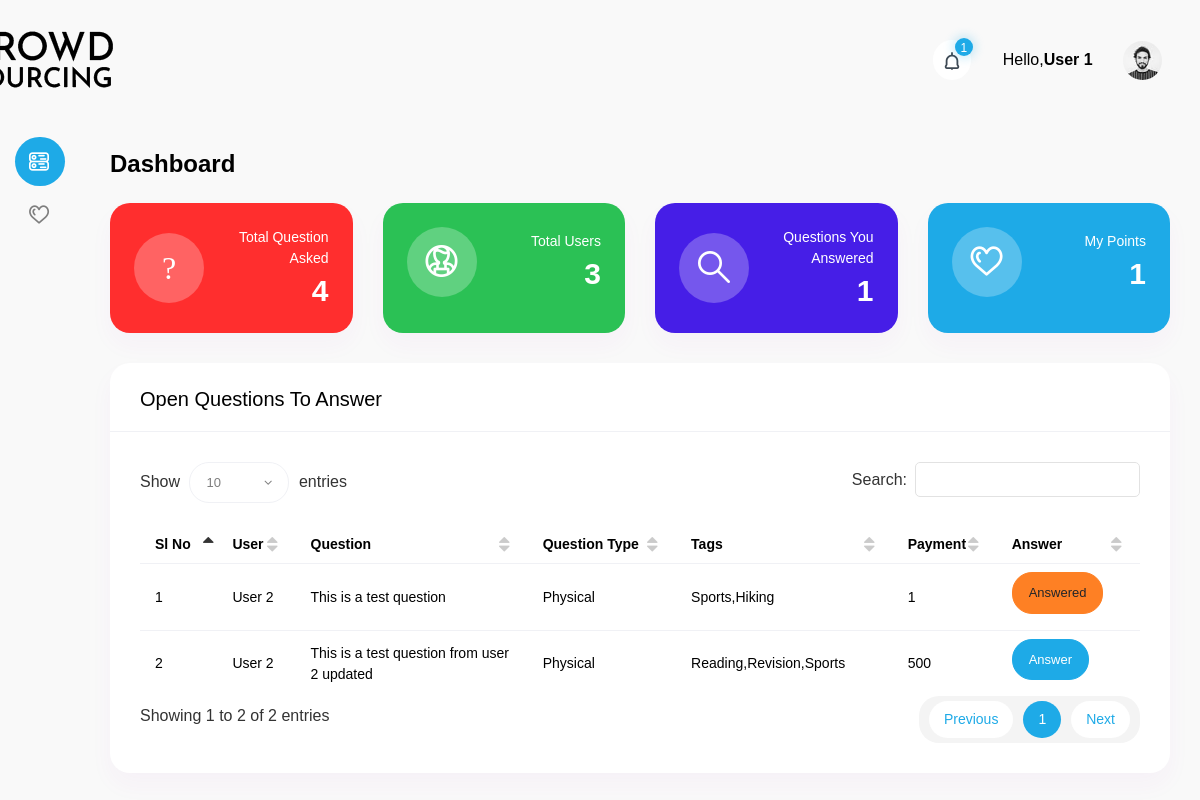
/Dashboard (signed in), run on an earlier commit of the app's database.
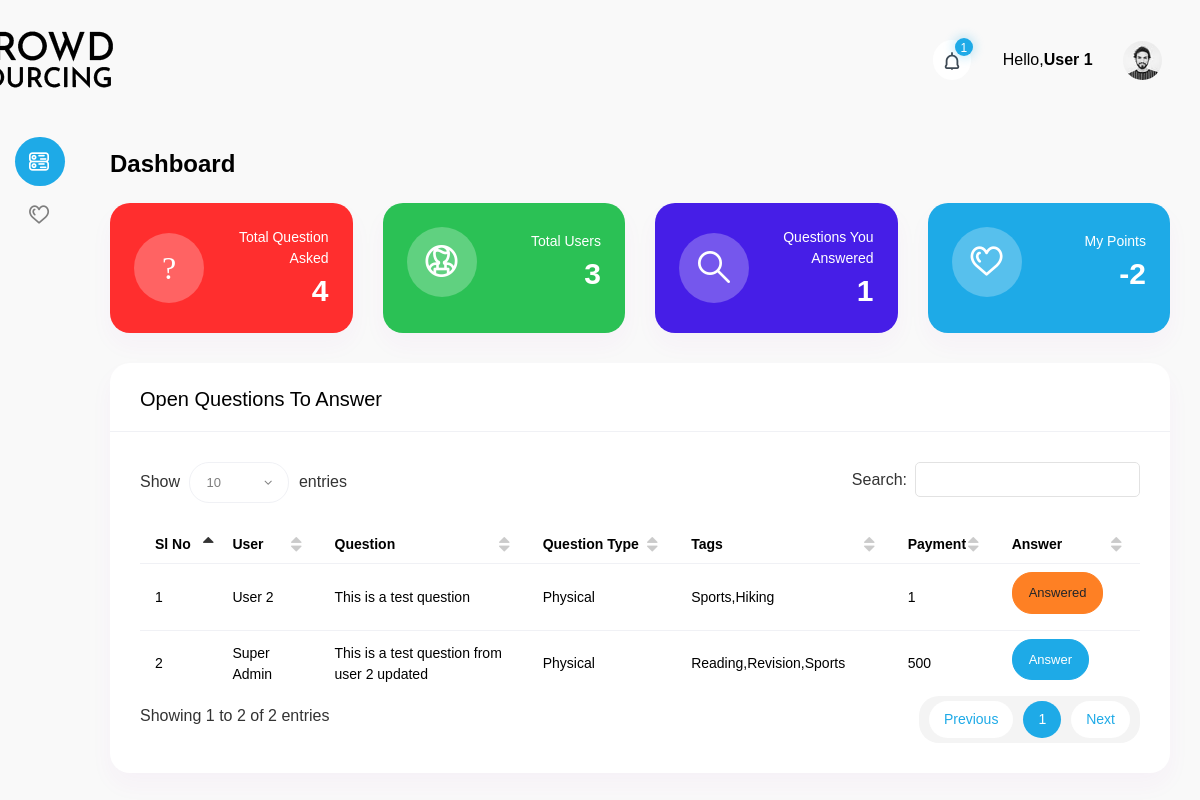
And on a later commit of the database.
### tables this page shows
CREATE TABLE `user` (
  `user_id` int(11) NOT NULL,
  `user_name` varchar(255) NOT NULL,
  `user_email` varchar(255) NOT NULL,
  `password` varchar(1000) NOT NULL,
  `college` varchar(255) NOT NULL,
  `major` varchar(255) NOT NULL,
  `hall` varchar(255) NOT NULL,
  `society` varchar(255) NOT NULL,
  `gender` varchar(255) NOT NULL,
  `age` int(10) NOT NULL,
  `indoor` varchar(255) NOT NULL,
  `outdoor` varchar(255) NOT NULL,
  `request_type` varchar(255) NOT NULL,
  `user_type` int(10) NOT NULL DEFAULT 1,
  `status` int(10) NOT NULL DEFAULT 1,
  `updated_at` datetime NOT NULL
);

CREATE TABLE `question` (
  `question_id` int(11) NOT NULL,
  `user_id` int(11) NOT NULL,
  `question` text NOT NULL,
  `type` varchar(255) NOT NULL,
  `tags` varchar(255) NOT NULL,
  `method` varchar(255) NOT NULL,
  `payment` int(10) NOT NULL,
  `waiting_time` varchar(255) NOT NULL,
  `inserted_at` datetime NOT NULL,
  `updated_at` datetime NOT NULL
);

CREATE TABLE `question_type` (
  `id` int(11) NOT NULL,
  `question_type` varchar(255) NOT NULL
);

### include/dbController.php (called while the page is built, shortened)
<?php
class DBController {
    private $host = "localhost";
    private $user = "root";
    private $password = "";
    private $database = "crowd_sourcing";
    private $conn;
    function __construct() {
        $this->conn = $this->connectDB();
    }
    function connectDB() {
        $conn = mysqli_connect($this->host,$this->user,$this->password,$this->database);
        return $conn;
    }
    function runQuery($query) {
        $result = mysqli_query($this->conn,$query);
        while($row=mysqli_fetch_assoc($result)) {
            $resultset[] = $row;
        }
        if(!empty($resultset))
            return $resultset;
    }
    function numRows($query) {
        $result  = mysqli_query($this->conn,$query);
        $rowcount = mysqli_num_rows($result);
        return $rowcount;
    }
}

### dashboard.php (the view, shortened to what this page needs)
<?php
require_once("include/dbController.php");
$db_handle = new DBController();
$userid = $_SESSION['userid'];
?>
<!DOCTYPE html>
<html lang="en">
<head>
    <?php include('include/css.php'); ?>
</head>
<body>
<div id="main-wrapper">
    <?php include('include/header.php'); ?>
    <?php include('include/sidebar.php'); ?>
    <div class="content-body">
        <div class="container-fluid">
            <div class="form-head mb-4">
                <h2 class="text-black font-w600 mb-0">Dashboard</h2>
            </div>
            <div class="row">
                <div class="col-xl-12">
                    <div class="row">
                        <div class="col-xl-3 col-lg-6 col-sm-6">
                            <div class="widget-stat card bg-danger">
                                <div class="card-body  p-4">
                                    <div class="media">
									<span class="mr-3">
										<i class="flaticon-381-calendar-1"></i>
									</span>
                                        <div class="media-body text-white text-right">
                                            <p class="mb-1">Total Question Asked</p>
                                            <?php
                                            $total_question = $db_handle->runQuery("select count('question_id') as number from question");
                                            ?>
                                            <h3 class="text-white"><?php echo $total_question[0]['number']; ?></h3>
                                        </div>
                                    </div>
                                </div>
                            </div>
                        </div>
                        <div class="col-xl-3 col-lg-6 col-sm-6">
                            <div class="widget-stat card bg-success">
                                <div class="card-body p-4">
                                    <div class="media">
									<span class="mr-3">
										<i class="flaticon-381-user-1"></i>
									</span>
                                        <div class="media-body text-white text-right">
                                            <p class="mb-1">Total Users</p>
                                            <?php
                                            $total_user = $db_handle->runQuery("select count('user_id') as number from user");
                                            ?>
                                            <h3 class="text-white"><?php echo $total_user[0]['number']; ?></h3>
                                        </div>
                                    </div>
                                </div>
                            </div>
                        </div>
                        <div class="col-xl-3 col-lg-6 col-sm-6">
                            <div class="widget-stat card bg-info">
                                <div class="card-body p-4">
                                    <div class="media">
									<span class="mr-3">
										<i class="flaticon-381-search-2"></i>
									</span>
                                        <div class="media-body text-white text-right">
                                            <p class="mb-1">Questions You Answered</p>
                                            <?php
                                            $answer = $db_handle->runQuery("SELECT COUNT(answer_id) as answer from answer WHERE user_id = '$userid'");
                                            ?>
                                            <h3 class="text-white"><?php echo $answer[0]['answer'];?></h3>
                                        </div>
                                    </div>
                                </div>
                            </div>
                        </div>
                        <div class="col-xl-3 col-lg-6 col-sm-6">
                            <div class="widget-stat card bg-primary">
                                <div class="card-body p-4">
                                    <div class="media">
									<span class="mr-3">
										<i class="flaticon-381-heart"></i>
									</span>
                                        <div class="media-body text-white text-right">
                                            <p class="mb-1">My Points</p>
                                            <?php
                                            $points = $db_handle->runQuery("SELECT SUM(points) as point FROM `answer` where user_id = '$userid'");
                                            ?>
                                            <h3 class="text-white"><?php echo $points[0]['point'];?></h3>
                                        </div>
                                    </div>
                                </div>
                            </div>
                        </div>
                    </div>
                </div>
                <div class="col-12">
                    <div class="card">
                        <div class="card-header">
                            <h4 class="card-title">Open Questions to Answer</h4>
                        </div>
                        <div class="card-body">
                            <div class="table-responsive">
                                <table id="example3" class="display min-w850">
                                    <thead>
                                    <tr>
                                        <th>Sl No</th>
                                        <th>User</th>
                                        <th>Question</th>
                                        <th>Question Type</th>
                                        <th>Tags</th>
                                        <th>Payment</th>
                                        <th>Answer</th>
                                    </tr>
                                    </thead>
                                    <tbody>
                                    <?php
                                    $select_question = $db_handle->runQuery("SELECT * FROM question,question_type,user where question.method = '1' and question.user_id != '$userid' and question.type = question_type.id AND question.user_id = user.user_id order by question.question_id desc");
                                    $no_select_question = $db_handle->numRows("SELECT * FROM question,question_type,user where question.method = '1' and question.user_id != '$userid' and question.type = question_type.id AND question.user_id = user.user_id order by question.question_id desc");
                                    for($j=0;$j<$no_select_question;$j++){
                                        ?>
                                        <tr>
                                            <td><?php echo $j+1;?></td>
                                            <td><?php echo $select_question[$j]['user_name'];?></td>
                                            <td><?php echo $select_question[$j]['question'];?></td>
                                            <td><?php echo $select_question[$j]['question_type'];?></td>
                                            <td><?php echo $select_question[$j]['tags'];?></td>
                                            <td><?php echo $select_question[$j]['payment'];?></td>
                                            <td>
                                                <div class="d-flex">
                                                    <?php
                                                    $question_id = $select_question[$j]['question_id'];
                                                    $no_check_answer = $db_handle->numRows("select * from answer where user_id = '$userid' and question_id = '$question_id'");
                                                    if($no_check_answer <= 0){
                                                        ?>
                                                        <button type="button" class="btn btn-primary mb-2" data-toggle="modal" data-target="#exampleModalCenter" onclick="passVariable(<?php echo $select_question[$j]['question_id'];?>);">Answer</button>
                                                        <?php
                                                    }else{
                                                        ?>
                                                        <button type="button" class="btn btn-warning mb-2">Answered</button>
                                                        <?php
                                                    }
                                                    ?>
                                                </div>
                                            </td>
                                        </tr>
                                        <?php
                                    }
                                    ?>
                                    </tbody>
                                </table>
                            </div>
                        </div>
                    </div>
                </div>
            </div>
        </div>
    </div>
</body>
</html>

### include/css.php (shortened to what this page needs)
<link href="vendor/jqvmap/css/jqvmap.min.css" rel="stylesheet">
<link rel="stylesheet" href="vendor/chartist/css/chartist.min.css">
<link href="vendor/datatables/css/jquery.dataTables.min.css" rel="stylesheet">
<link href="vendor/jqvmap/css/jqvmap.min.css" rel="stylesheet">
<link href="vendor/bootstrap-select/dist/css/bootstrap-select.min.css" rel="stylesheet">
<link href="css/style.css" rel="stylesheet">
<link href="vendor/owl-carousel/owl.carousel.css" rel="stylesheet">
<link rel="stylesheet" href="vendor/toastr/css/toastr.min.css">

### include/header.php (shortened to what this page needs)
<div class="nav-header">
    <a href="Dashboard" class="brand-logo">
        <img src="images/logo.png" class="image-fluid head-logo">
    </a>
</div>
<div class="header">
    <div class="header-content">
        <nav class="navbar navbar-expand">
            <div class="collapse navbar-collapse justify-content-between">
                <ul class="navbar-nav header-right">
                    <li class="nav-item dropdown notification_dropdown">
                        <a class="nav-link  ai-icon" href="javascript:void(0)" role="button" data-toggle="dropdown">
                            <span class="badge light text-white bg-primary rounded-circle">1</span>
                        </a>
                    </li>
                    <li class="nav-item dropdown header-profile">
                        <a class="nav-link" href="javascript:void(0)" role="button" data-toggle="dropdown">
                            <div class="header-info">
                                <?php
                                $user = $db_handle->runQuery("select * from user where user_id = '$userid'");
                                ?>
                                <span class="text-black">Hello,<strong><?php echo $user[0]['user_name'];?></strong></span>
                            </div>
                            <img src="images/profile/17.jpg" width="20" alt=""/>
                        </a>
                    </li>
                </ul>
            </div>
        </nav>
    </div>
</div>

### include/sidebar.php (shortened to what this page needs)
<div class="deznav">
    <div class="deznav-scroll">
        <ul class="metismenu" id="menu">
            <li><a class="ai-icon" href="Dashboard" aria-expanded="false">
                    <i class="flaticon-381-networking"></i>
                </a>
            </li>
            <li><a class="has-arrow ai-icon" href="javascript:void()" aria-expanded="false">
                    <i class="flaticon-381-heart"></i>
                </a>
            </li>
        </ul>
    </div>
</div>

What changed in the data, as far as the page shows it:
changed question "This is a test question from user 2 updated": user.user_name "User 2" → "Super Admin"
Also different on the page:
$points[0]['point']: "1" → "-2"
